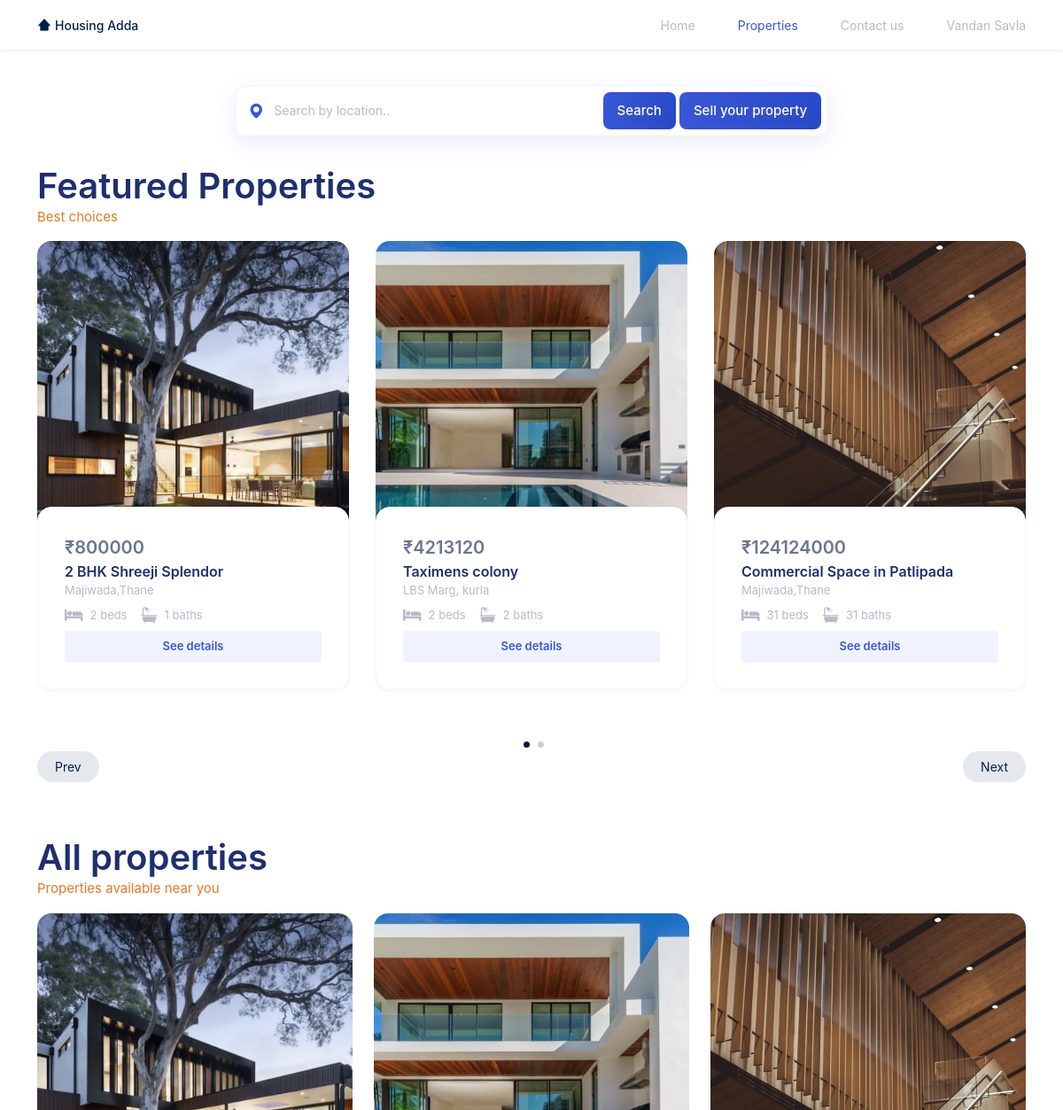
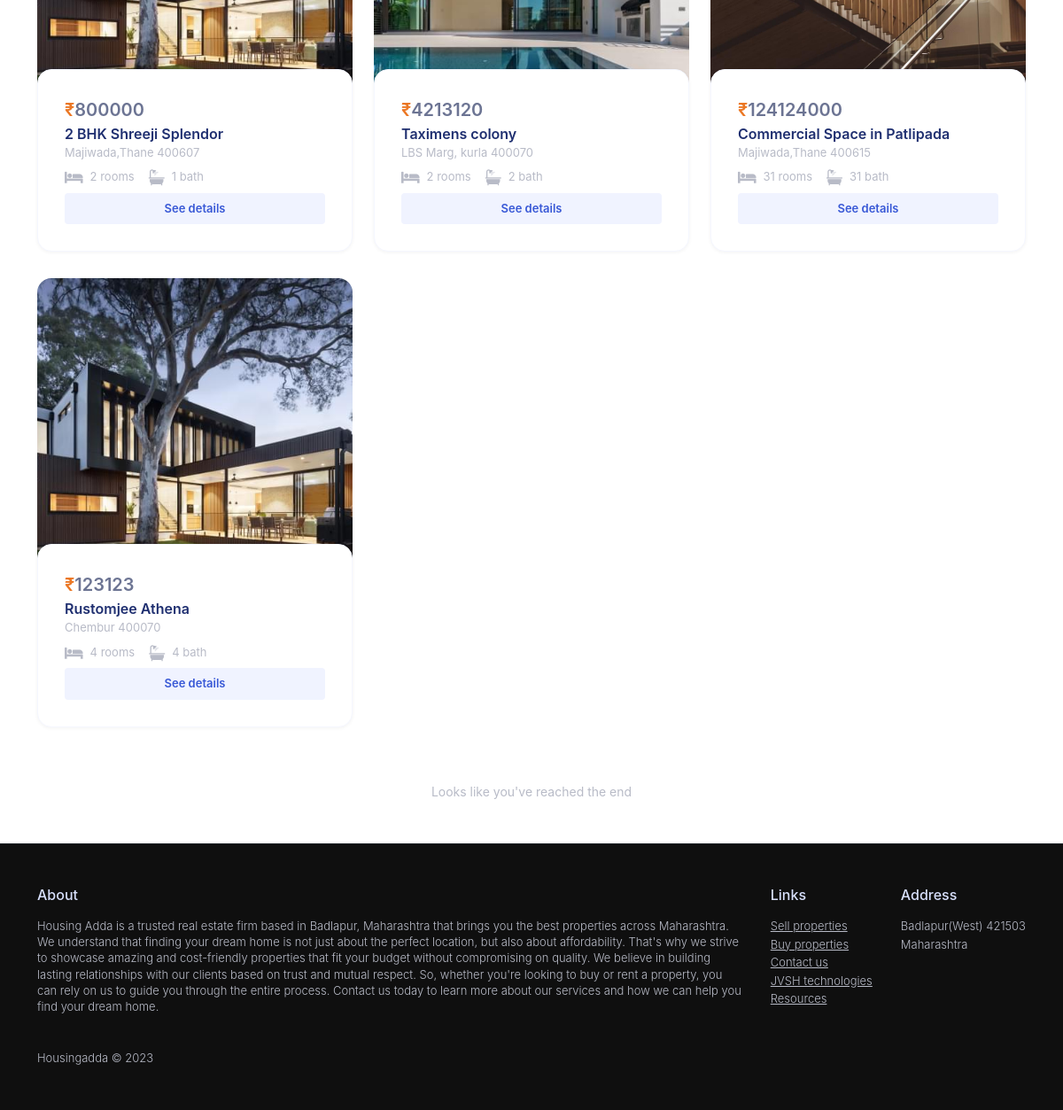
Screenshot of /properties.php (signed in) with the database file from the repository (2 pictures, top to bottom).
### tables this page shows
CREATE TABLE `post` (
  `post_id` int(11) NOT NULL,
  `username` varchar(50) NOT NULL,
  `title` varchar(250) NOT NULL,
  `description` text NOT NULL,
  `location` varchar(250) NOT NULL,
  `price` float NOT NULL,
  `date` date NOT NULL DEFAULT current_timestamp(),
  `area` varchar(50) NOT NULL,
  `bhk` varchar(10) NOT NULL,
  `floor` int(11) NOT NULL,
  `furnished` varchar(5) NOT NULL,
  `possesion` varchar(20) NOT NULL,
  `district` varchar(50) NOT NULL,
  `pincode` int(6) NOT NULL,
  `offer` varchar(600) NOT NULL,
  `featured` int(1) NOT NULL
);

CREATE TABLE `images` (
  `id` int(11) NOT NULL,
  `post_id` int(11) NOT NULL,
  `path` varchar(500) NOT NULL,
  `username` varchar(50) NOT NULL
);

### properties.php (the view, shortened to what this page needs)
<?php
include("./partials/conditions.php");
$featuredquery = 'select * from post where featured=1';
$featuredquery_res = mysqli_query($conn, $featuredquery);
if (isset($_POST['city'])) {
  $city = preg_replace('/[^A-Za-z0-9\-]/', '', ($_POST['city']));
  $districtapi = file_get_contents('https://api.postalpincode.in/postoffice/' . preg_replace('/\s+/', '', $city));
  if ((json_decode($districtapi))[0]->Status == "Success") {
    $district = get_max_district($districtapi);
    $querydistrict = 'select * from post where district like "%' . $district . '%" and post_id in (select post_id from post where location not like "%' . $city . '%") and username in (select username from customers where status="yes")';
    $querydistrict_res = mysqli_query($conn, $querydistrict);
  }
  $querycity = 'select * from post where ((location like "%' . $city . '%" or pincode like "% ' . $city . '%") or (district like "%uwuwuuuwuwuwuwuuwuw%")) and username in (select username from customers where status="yes") order by date DESC';
  $querycity_res = mysqli_query($conn, $querycity);
} else {
  $querycity = 'select * from post where username in (select username from customers where status="yes")';
  $querycity_res = mysqli_query($conn, $querycity);
}
?>
<!DOCTYPE html>
<html lang="en">
<head>
  <link rel="stylesheet" href="fonts/icomoon/style.css" />
  <link rel="stylesheet" href="fonts/flaticon/font/flaticon.css" />
  <link rel="stylesheet" href="css/tiny-slider.css" />
  <link rel="stylesheet" href="css/aos.css" />
  <link rel="stylesheet" href="css/style.css" />
  <link href='https://unpkg.com/boxicons@2.1.4/css/boxicons.min.css' rel='stylesheet'>
</head>
<body>
  <header class="header" id="header">
    <nav class="nav2 container">
      <a href="index.php" class="nav__logo">
        <i class='bx bxs-home-alt-2'></i>Housing Adda
      </a>
      <div class="nav__menu">
        <ul class="nav__list" style="margin: 0rem;padding: 0px;">
          <li class="nav__item">
            <a href="index.php" class="nav__link">
              <span>Home</span> <i class='bx bx-home'></i>
            </a>
          </li>
          <li class="nav__item">
            <a href="properties.php" class="nav__link active-page">
              <span>Properties</span><i class='bx bx-building'></i>
            </a>
          </li>
          <li class="nav__item">
            <a href="index.php#contact" class="nav__link">
              <span>Contact us</span><i class='bx bx-phone'></i>
            </a>
          </li>
          <li class="nav-item dropdown nav__item">
            <a class="nav-link dropdown-toggle nav__link" href="#" style="padding:0px;" role="button" data-bs-toggle="dropdown" aria-expanded="false">
              <span><?php echo $_SESSION["name"] ?></span><i class='bx bx-user'></i>
            </a>
          </li>
        </ul>
      </div>
    </nav>
  </header>
  <div class="section" style="padding-bottom: 0px;">
    <div class="container">
      <span class="d-block d-flex align-items-center justify-content-center">
        <form action="" method="POST" class="home__search " style="width:60%;margin-bottom: 2rem;margin-top: 2rem;">
          <i class='bx bxs-map'></i>
          <input type="search" name="city" style="width:90%;" placeholder="Search by location.." class="home__search-input ">
          <button class="searchbutton" name="search" style="box-shadow: none;" type="submit">Search</button>
          <a class="searchbutton" href="property-create.php" style="margin-left:0.25rem;box-shadow: none;  white-space: nowrap;" type="submit">Sell your property</a>
        </form>
      </span>
      <div class="row align-items-start">
        <div class="col-lg-6 text-left">
          <h2 class="font-weight-bold text-primary heading" style="margin-bottom: 0px;">
            Featured Properties
          </h2>
          <span class="section__subtitle">
            Best choices
          </span>
        </div>
      </div>
      <div class="row">
        <div class="col-12">
          <div class="property-slider-wrap propertiesphp-slider">
            <div class="property-slider">
              <?php
              while ($post = $featuredquery_res->fetch_assoc()) {
                $postid = $post['post_id'];
                $imagequery = "select * from images where post_id=$postid limit 1";
                $imagequery_res = mysqli_query($conn, $imagequery)->fetch_assoc();
                if (fmod($post['bhk'], 1) == 0) {
                  $room = $post['bhk'];
                  $bath = $post['bhk'];
                } else {
                  $room = floor($post['bhk']);
                  $bath = floor($post['bhk'] - 1);
                }
                echo '
                  <div class="property-item">
                     <a  class="img">
                      <img src="' . $imagequery_res["path"] . '" alt="Image" class="img-fluid" />
                    </a>
                    <div class="property-content">
                      <div class="price mb-2"><span>₹' . $post["price"] . '</span></div>
                      <div>
                        <span class="city d-block mb-3">' . $post["title"] . '</span>
                        <span class="d-block mb-2 text-black-50">' . $post["location"] . '</span>
                        <div class="specs d-flex mb-4">
                          <span class="d-block d-flex align-items-center me-3">
                            <span class="icon-bed me-2"></span>
                            <span class="caption">' . $room . ' beds</span>
                          </span>
                          <span class="d-block d-flex align-items-center">
                            <span class="icon-bath me-2"></span>
                            <span class="caption">' . $bath . ' baths</span>
                          </span>
                        </div>
                        <a href="property-single.php?post_id=' . $post["post_id"] . '" class="btn btn-primary py-2 px-3">See details</a>
                      </div>
                    </div>
                  </div>';
              } ?>
            </div>
            <div id="property-nav" class="controls" tabindex="0" aria-label="Carousel Navigation">
              <span class="prev" data-controls="prev" aria-controls="property" tabindex="-1">Prev</span>
              <span class="next" data-controls="next" aria-controls="property" tabindex="-1">Next</span>
            </div>
          </div>
        </div>
      </div>
    </div>
  </div>
    <div class="section section-properties" style="padding:2rem 0rem 0rem 0rem;">
      <div class="container">
        <div class="col-lg-6 text-left">
          <h2 class="font-weight-bold text-primary heading" style="margin-bottom: 0px;">
            <?php echo (isset($city) ? "All Properties in " . ucfirst($city) : "All properties")?>
          </h2>
          <span class="section__subtitle">
            Properties available near you
        </span>
        </div>
        <div class="row">
  <?php if (mysqli_num_rows($querycity_res) > 0) {
    while ($post = $querycity_res->fetch_assoc()) {
      if (fmod($post['bhk'], 1) == 0) {
        $room = $post['bhk'];
        $bath = $post['bhk'];
      } else {
        $room = floor($post['bhk']);
        $bath = floor($post['bhk'] - 1);
      }
      $postid = $post['post_id'];
      $imagequery = "select * from images where post_id=$postid limit 1";
      $imagequery_res = mysqli_query($conn, $imagequery)->fetch_assoc();
      echo '
        <div class="col-xs-12 col-sm-6 col-md-6 col-lg-4" style="margin">
            <div class="property-item mb-30">
              <a class="img">
                <img src="' . $imagequery_res["path"] . '" alt="Image" class="img-fluid" />
              </a>
              <div class="property-content">
                <div class="price mb-2"><span style="color:hsl(25,83%,53%);">₹</span>' . $post['price'] . '</div>
                <div>
                  <span class="city d-block mb-3">' . $post['title'] . '</span>
                  <span class="d-block mb-2 text-black-50"
                    >' . $post['location'] . ' ' . $post['pincode'] . '</span
                  >
                  <div class="specs d-flex mb-4">
                    <span class="d-block d-flex align-items-center me-3">
                      <span class="icon-bed me-2"></span>
                      <span class="caption">' . $room . ' rooms</span>
                    </span>
                    <span class="d-block d-flex align-items-center">
                      <span class="icon-bath me-2"></span>
                      <span class="caption">' . $bath . ' bath</span>
                    </span>
                  </div>
                  <a
                    href="property-single.php?post_id=' . $post['post_id'] . '"
                    class="btn btn-primary py-2 px-3"
                    >See details</a
                  >
                </div>
              </div>
            </div>
          </div>';
    }
  } ?>
  </div>
  </div>
  </div>
  <div style="padding:2rem">
    <center>
      <p>Looks like you've reached the end</p>
    </center>
  </div>
 <?php include('./partials/footer.php');?>
</body>
</html>

### partials/footer.php (shortened to what this page needs)
<div class="mainfootercontainer">
    <footer class="container ">
        <div class="mainfooter">
            <div class="footer__about">
                <h2>About</h2>
                <p>Housing Adda is a trusted real estate firm based in Badlapur, Maharashtra that brings you the best properties across Maharashtra. We understand that finding your dream home is not just about the perfect location, but also about affordability. That's why we strive to showcase amazing and cost-friendly properties that fit your budget without compromising on quality. We believe in building lasting relationships with our clients based on trust and mutual respect. So, whether you're looking to buy or rent a property, you can rely on us to guide you through the entire process. Contact us today to learn more about our services and how we can help you find your dream home.</p>
            </div>
            <div class="footer__links">
                <h2>Links</h2>
                <ul>
                    <p><a href="/property-create.php">Sell properties</a></p>
                    <p><a href="/properties.php">Buy properties</a></p>
                    <p><a href="/index.php#contact">Contact us</a></p>
                    <p><a href="https://www.linkedin.com/company/jvsh-technologies/">JVSH technologies</a></p>
                    <p><a href="/credits">Resources</a></p>
                </ul>
            </div>
            <div class="footer__address">
                <h2>Address</h2>
                <p>Badlapur(West) 421503</p>
                <p>Maharashtra</p>
            </div>
            <div class="footer__copyright">
                <p>Housingadda © 2023 </p>
            </div>
        </div>
</div>

### css/tiny-slider.css (style rules this page uses)
.tns-slider { -webkit-transition:all 0s;-moz-transition:all 0s;transition:all 0s }
.tns-slider>.tns-item { -webkit-box-sizing:border-box;-moz-box-sizing:border-box;box-sizing:border-box }
.tns-horizontal.tns-subpixel { white-space:nowrap }
.tns-horizontal.tns-subpixel>.tns-item { display:inline-block;vertical-align:top;white-space:normal }

### rows the page displays
post: images.path (picture), price "800000", title "2 BHK Shreeji Splendor", location "Majiwada,Thane", bhk "2", bhk "1", pincode "400607"
post: images.path (picture), price "4213120", title "Taximens colony", location "LBS Marg, kurla", bhk "2", pincode "400070"
post: images.path (picture), price "124124000", title "Commercial Space in Patlipada", location "Majiwada,Thane", bhk "31", pincode "400615"
post: images.path (placeholder picture), price "123123", title "Rustomjee Athena", location "Chembur", pincode "400070", bhk "4"

### other values shown
$_SESSION["name"] "Vandan Savla"
